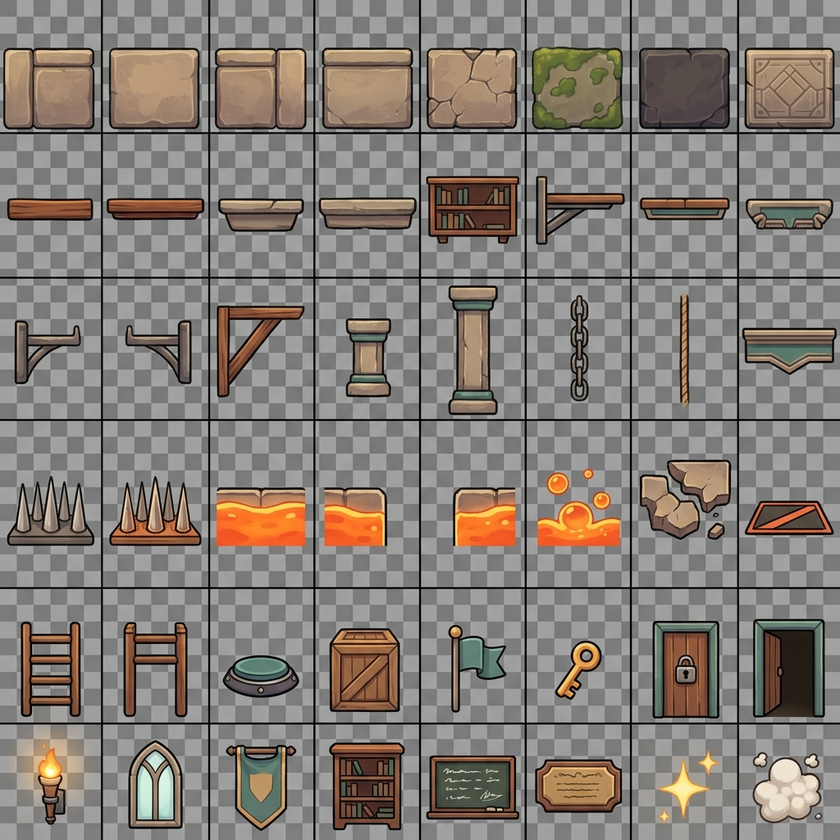
#> input picture assets/academy/games/one-room-platformer/tga-one-room-platformer-sideview-construction-pieces-concept-v0.1.png, 840 x 840 px, shrunk from 1024 x 1024 before the run, found by its file name
$ python test_bg.py
#> lines starting #> are read from the running program, lines starting #| are printed output that depends on the picture
import numpy as np
from PIL import Image

def clean_sheet(path, out_path):
    img = Image.open(path).convert('RGBA')
    arr = np.array(img)

    # Same logic as the global flood-fill from normalize-matrix-sheet.py
    # Background checkerboard is gray (low saturation).
    # Let's find all pixels with low saturation and low variance across RGB.

    r = arr[:, :, 0].astype(int)
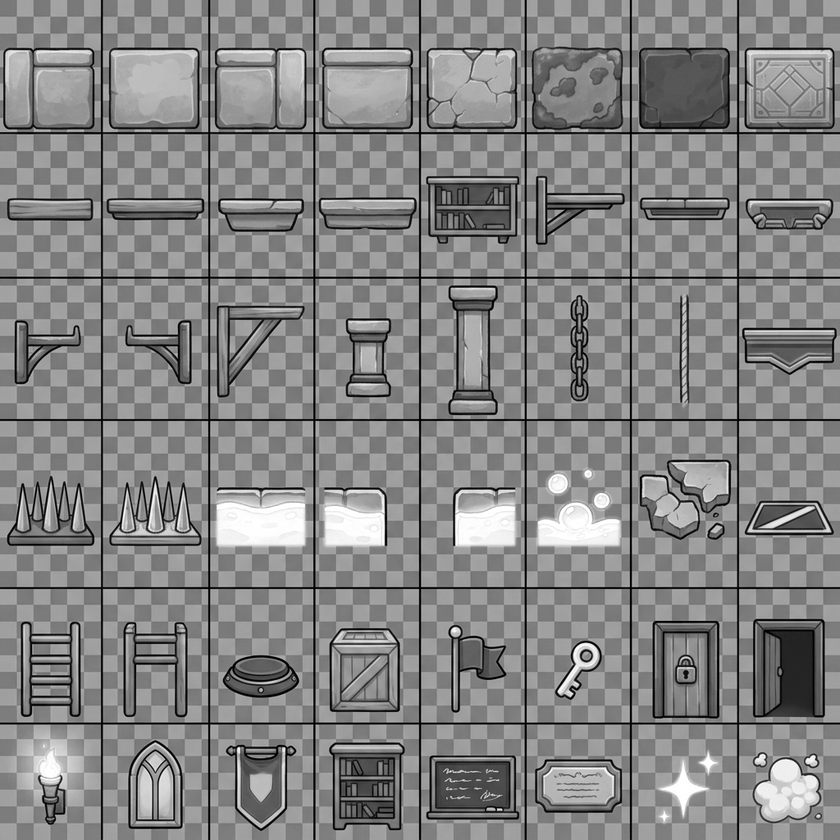
#> r: shape (840, 840) int64; min 0, max 255, mean 132.4
    g = arr[:, :, 1].astype(int)
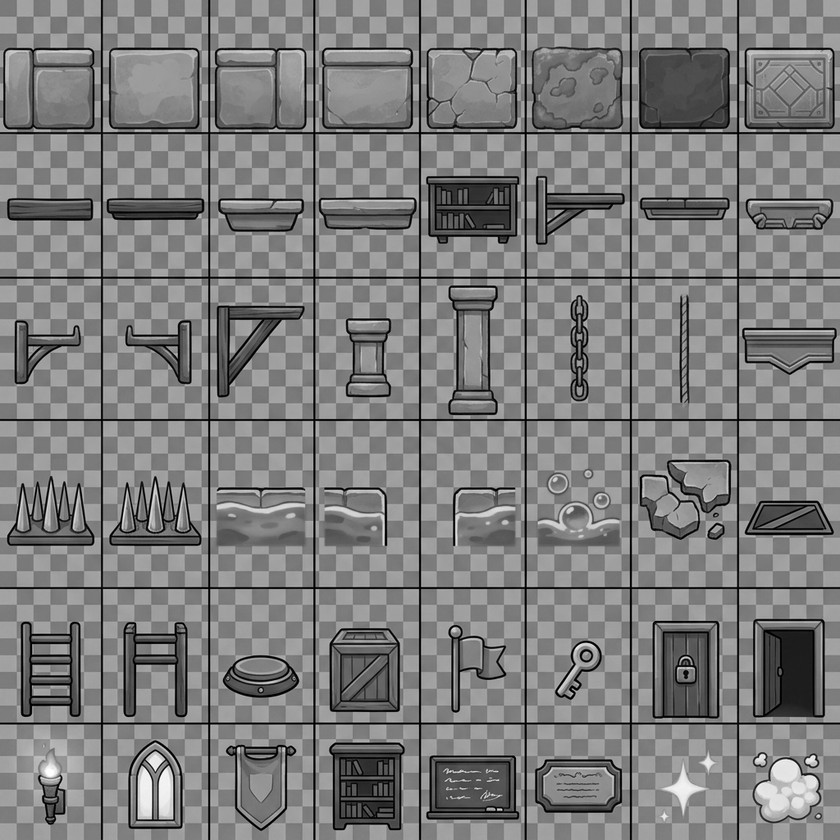
#> g: shape (840, 840) int64; min 0, max 255, mean 125.1
    b = arr[:, :, 2].astype(int)
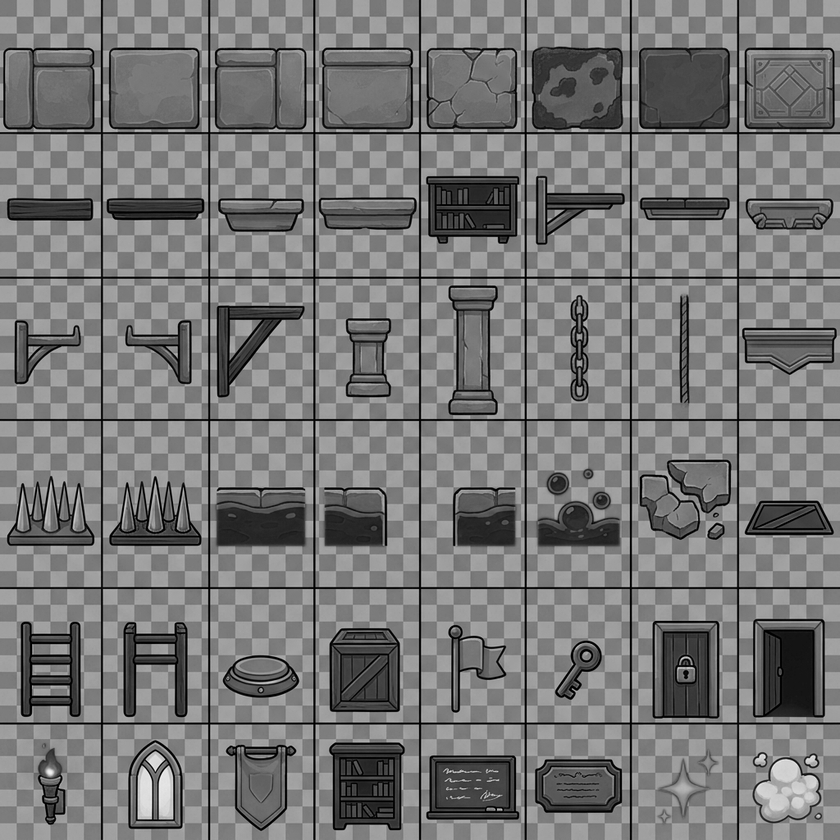
#> b: shape (840, 840) int64; min 0, max 244, mean 118.7
    a = arr[:, :, 3]
#> a: shape (840, 840); every value is 255

    # Calculate min and max of RGB to find saturation/grayscale
    max_c = np.max(arr[:, :, :3], axis=2).astype(int)
    min_c = np.min(arr[:, :, :3], axis=2).astype(int)
    delta = max_c - min_c
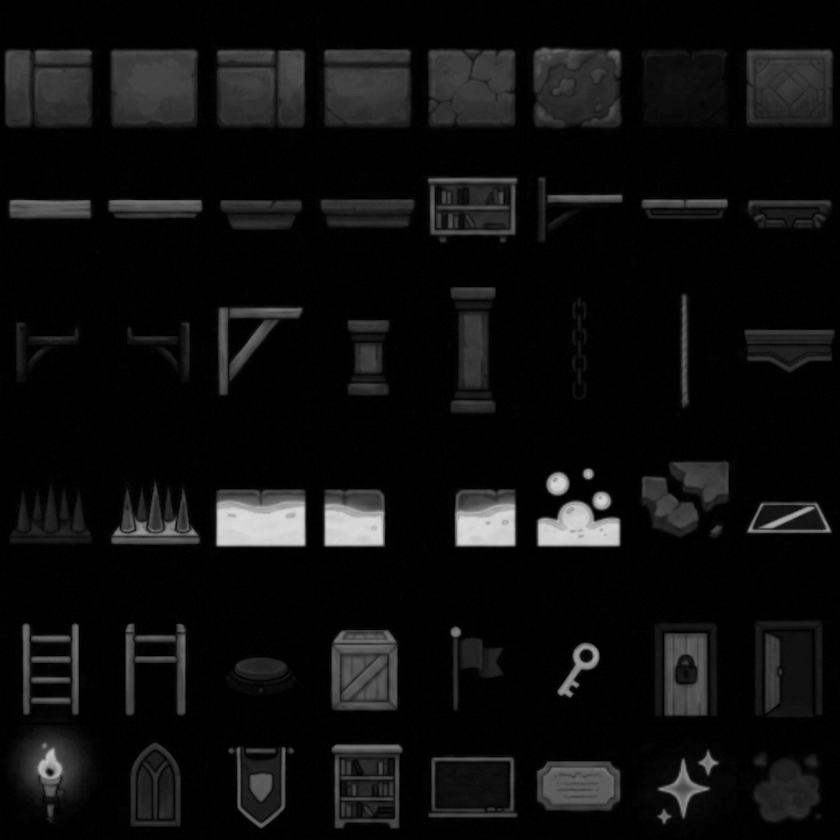
#> delta: shape (840, 840) int64; min 0, max 220, mean 14.8

    # Grid lines are black/dark gray. Checkerboard is gray.
    # Mask out anything where delta < 15 (it's grayscale).
    # Wait, some props might be grayscale! (like stone platforms).
    # Let's use the explicit flood-fill from the top-left corner.

    from collections import deque

    h, w = arr.shape[:2]
#> h = 840; w = 840
    visited = np.zeros((h, w), dtype=bool)

    # Start flood fill from corners and edges
    q = deque()

    for y in range(h):
        q.append((y, 0))
        q.append((y, w-1))
    for x in range(w):
        q.append((0, x))
        q.append((h-1, x))

    for y, x in q:
        visited[y, x] = True
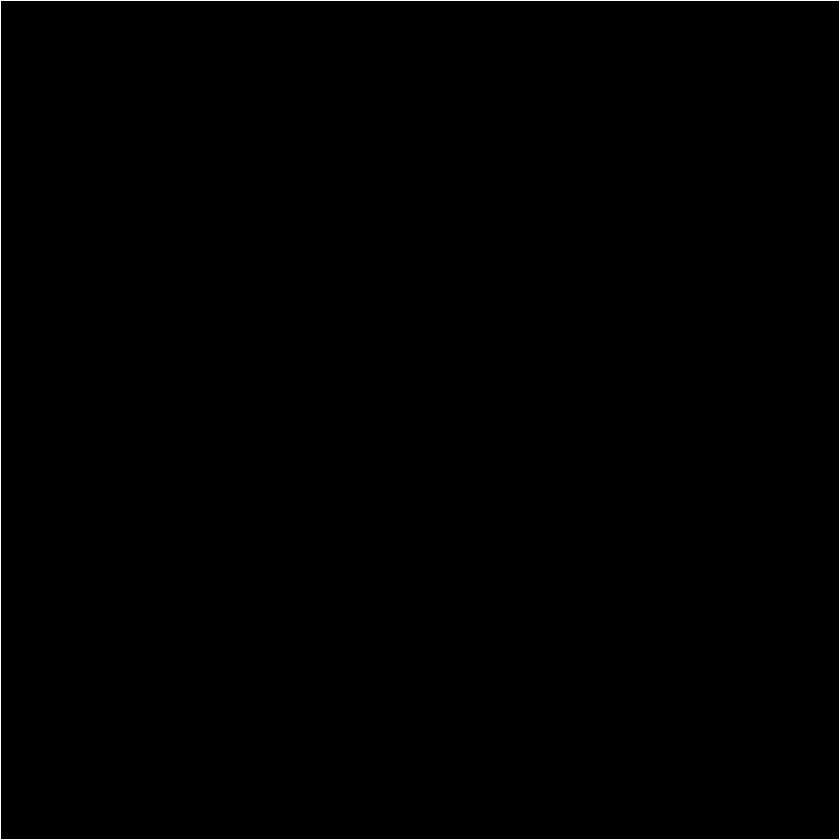
#> visited: shape (840, 840) bool; 0.48% white in thin lines or dots

    def is_bg(y, x):
        c = arr[y, x]
        if c[3] == 0: return True
        # Checkerboard colors are usually around 128-192 gray, grid is very dark.
        # Let's just check if it's grayscale (delta < 20).
        # We MUST avoid filling into the actual stone blocks!
        # The grid lines are dark. The checkerboard is light gray.
        # Let's just check if delta < 20 and it's part of the background.
        pixel_delta = int(max(c[:3])) - int(min(c[:3]))
        if pixel_delta < 20:
            return True
        return False

    # Better approach: The background is literally just the checkerboard and grid lines.
    # Let's use the exact colors of the checkerboard if possible, or just the global mask we used before.
    print(f"Loaded {path} {w}x{h}")
#| Loaded assets/academy/games/one-room-platformer/tga-one-room-platformer-sideview-construction-pieces-concept-v0.1.png 840x840

clean_sheet('assets/academy/games/one-room-platformer/tga-one-room-platformer-sideview-construction-pieces-concept-v0.1.png', 'assets/academy/games/one-room-platformer/tga-one-room-platformer-construction-pieces-cleaned-v0.1.png')

$ run again, with assets/academy/games/one-room-platformer/tga-one-room-platformer-sideview-construction-pieces-concept-v0.2.png copied over assets/academy/games/one-room-platformer/tga-one-room-platformer-sideview-construction-pieces-concept-v0.1.png
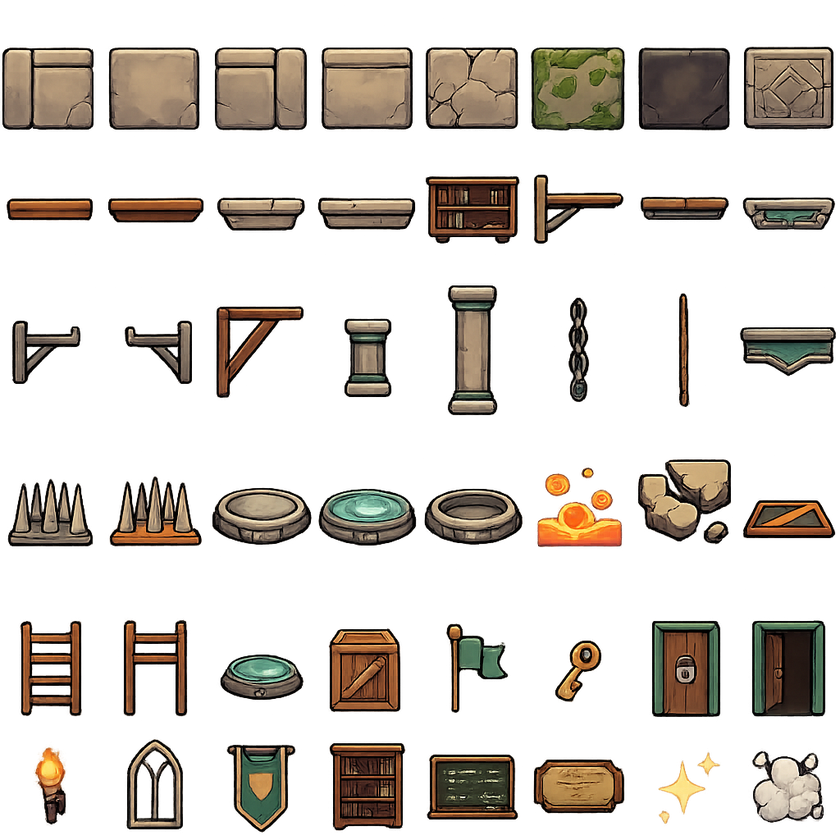
#> input picture assets/academy/games/one-room-platformer/tga-one-room-platformer-sideview-construction-pieces-concept-v0.2.png, 840 x 840 px, shrunk from 1024 x 1024 before the run, found by its file name
#> in clean_sheet, img is the input picture: PIL image 840x840 RGBA; mean R, G, B, A 33.6, 27.4, 20.7, 71.5
#> in clean_sheet, `a = arr[:, :, 3]`:
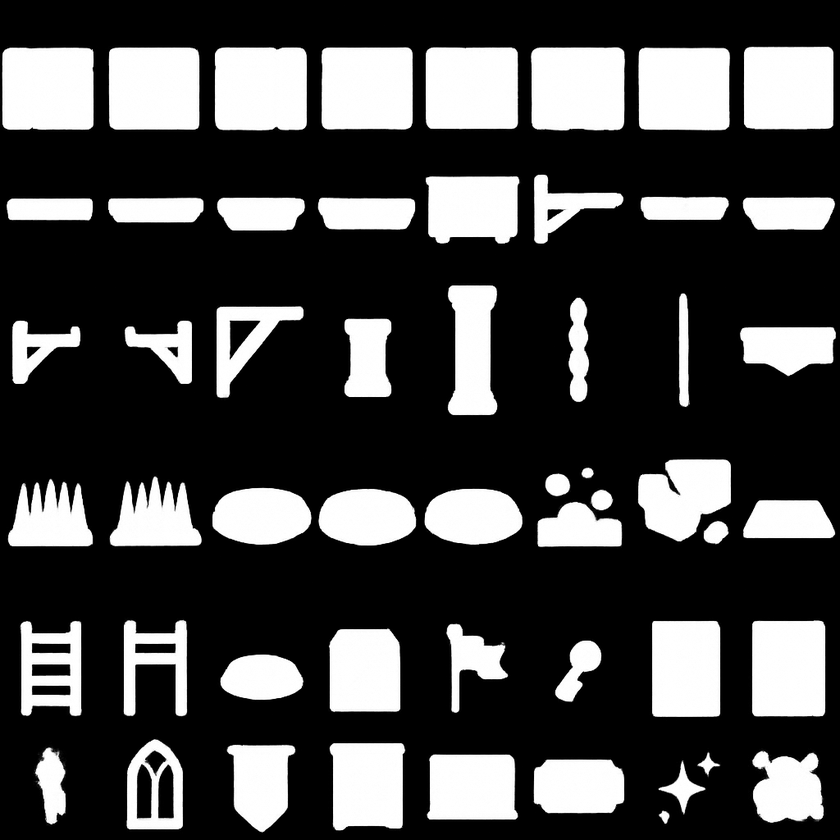
#> a: shape (840, 840); min 0, max 255, mean 71.5
#> in clean_sheet, `delta = max_c - min_c`:
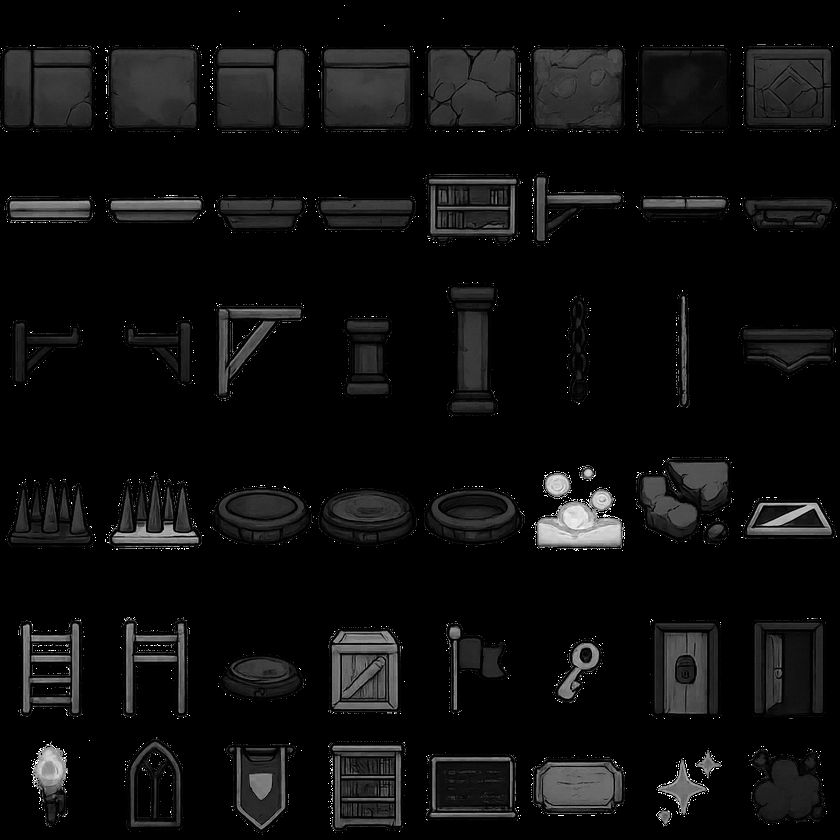
#> delta: shape (840, 840) int64; min 0, max 255, mean 14
#| Loaded assets/academy/games/one-room-platformer/tga-one-room-platformer-sideview-construction-pieces-concept-v0.1.png 840x840
